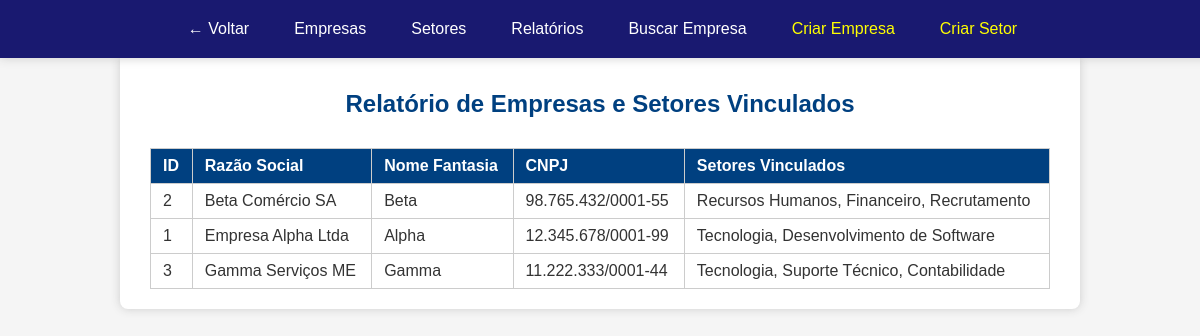
The app's page /relatorio with its own data.
### tables this page shows
CREATE TABLE `empresa` (
  `id` int(10) UNSIGNED NOT NULL,
  `razao_social` varchar(100) NOT NULL,
  `nome_fantasia` varchar(100) DEFAULT NULL,
  `cnpj` varchar(45) NOT NULL
);

### controllers/RelatorioController.php (called while the page is built)
<?php
class RelatorioController {
    private $db;
    public function __construct($db) {
        $this->db = $db;
    }
    public function index() {
        $sql = "
            SELECT
                e.id AS empresa_id,
                e.razao_social,
                e.nome_fantasia,
                e.cnpj,
                GROUP_CONCAT(s.descricao SEPARATOR ', ') AS setores
            FROM empresa e
            LEFT JOIN empresa_setor es ON e.id = es.empresa_id
            LEFT JOIN setor s ON es.setor_id = s.id
            GROUP BY e.id
            ORDER BY e.razao_social
        ";
        $stmt = $this->db->prepare($sql);
        $stmt->execute();
        $relatorio = $stmt->fetchAll(PDO::FETCH_ASSOC);
        require_once __DIR__ . '/../views/relatorio/index.php';
    }
}

### index.php (called while the page is built, shortened)
<?php
$dbClass = new Database();
$db = $dbClass->getConnection();
$request = $_SERVER['REQUEST_URI'];
$request = parse_url($request, PHP_URL_PATH);
$basePath = '/projetoathia';
if (strpos($request, $basePath) === 0) {
    $request = substr($request, strlen($basePath));
}
$request = trim($request, '/');
$parts = explode('/', $request);
$action = $parts[1] ?? 'index';
$params = array_slice($parts, 2);
$controller = new $controllerName($db);
call_user_func_array([$controller, $action], $params);

### views/relatorio/index.php (the view, shortened to what this page needs)
<!DOCTYPE html>
<html lang="pt-br">
<head>
    <link rel="stylesheet" href="<?= BASE_URL ?>/public/css/style.css" />
</head>
<body>
    <?php include BASE_PATH . 'public/components/menu.php'; ?>
    <section class="container">
        <h1>Relatório de Empresas e Setores Vinculados</h1>
        <table border="1" cellpadding="5" cellspacing="0">
            <thead>
                <tr>
                    <th>ID</th>
                    <th>Razão Social</th>
                    <th>Nome Fantasia</th>
                    <th>CNPJ</th>
                    <th>Setores Vinculados</th>
                </tr>
            </thead>
            <tbody>
                <?php foreach ($relatorio as $empresa): ?>
                    <tr class="select">
                        <td><?= htmlspecialchars($empresa['empresa_id']) ?></td>
                        <td><?= htmlspecialchars($empresa['razao_social']) ?></td>
                        <td><?= htmlspecialchars($empresa['nome_fantasia']) ?></td>
                        <td><?= htmlspecialchars($empresa['cnpj']) ?></td>
                        <td><?= htmlspecialchars($empresa['setores'] ?? '-') ?></td>
                    </tr>
                <?php endforeach; ?>
            </tbody>
        </table>
    </section>
</body>
</html>

### public/css/style.css (style rules this page uses)
body { font-family: Arial, sans-serif; margin: 30px; background: #f5f5f5; color: #333; }
.container { max-width: 900px; background: white; padding: 20px 30px; border-radius: 8px; box-shadow: 0 0 10px #ccc; margin:50px auto; }
h1 { text-align: center; margin-bottom: 30px; color: #004080; }
table { width: 100%; border-collapse: collapse; margin-top: 10px; }
th, td { border: 1px solid #ccc; padding: 8px 12px; text-align: left; }
th { background-color: #004080; color: white; }

### records on screen
empresa: id "2", razao_social "Beta Comércio SA", nome_fantasia "Beta", cnpj "98.765.432/0001-55", setores "Recursos Humanos, Financeiro, Recrutamento"
empresa: id "1", razao_social "Empresa Alpha Ltda", nome_fantasia "Alpha", cnpj "12.345.678/0001-99", setores "Tecnologia, Desenvolvimento de Software"
empresa: id "3", razao_social "Gamma Serviços ME", nome_fantasia "Gamma", cnpj "11.222.333/0001-44", setores "Tecnologia, Suporte Técnico, Contabilidade"
